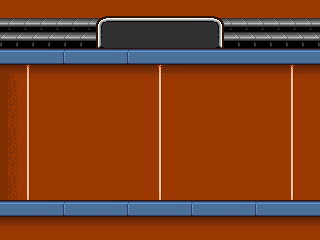

Tiled map render using the project's own tile images. Description and the map definition, with tile-layer contents summarised, below:
An orthogonal 20x15 tile map with 16x16 px tiles, 1 tile layer (base layer) and 10 objects (timer left, timer right, p1 score left, p1 score right, p2 score right, ...).

<map version="1.0" orientation="orthogonal" renderorder="left-down" width="20" height="15" tilewidth="16" tileheight="16" nextobjectid="15">
 <tileset firstgid="1" name="testlevel_tiles" tilewidth="16" tileheight="16" tilecount="64" columns="16">
  <image source="testlevel_tiles.png" width="256" height="64" />
 </tileset>
 <layer name="base layer" width="20" height="15">
  <data>[300 cells, 300 non-empty, 43 distinct tile ids]</data>
 </layer>
 <objectgroup color="#404040" name="scoreboard">
  <object id="1" name="timer left" gid="42" x="144" y="48" width="16" height="16" />
  <object id="2" name="timer right" gid="42" x="160" y="48" width="16" height="16" />
  <object id="3" name="p1 score left" gid="42" x="104" y="48" width="16" height="16" />
  <object id="5" name="p1 score right" gid="42" x="120" y="48" width="16" height="16" />
  <object id="6" name="p2 score right" gid="42" x="200" y="48" width="16" height="16" />
  <object id="7" name="p2 score left" gid="42" x="184" y="48" width="16" height="16" />
  <object id="8" name="p1 wins right" gid="54" x="120" y="36" width="16" height="16" />
  <object id="9" name="p1 wins left" gid="53" x="104" y="36" width="16" height="16" />
  <object id="10" name="p2 wins right" gid="54" x="200" y="36" width="16" height="16" />
  <object id="11" name="p2 wins left" gid="53" x="184" y="36" width="16" height="16" />
 </objectgroup>
</map>